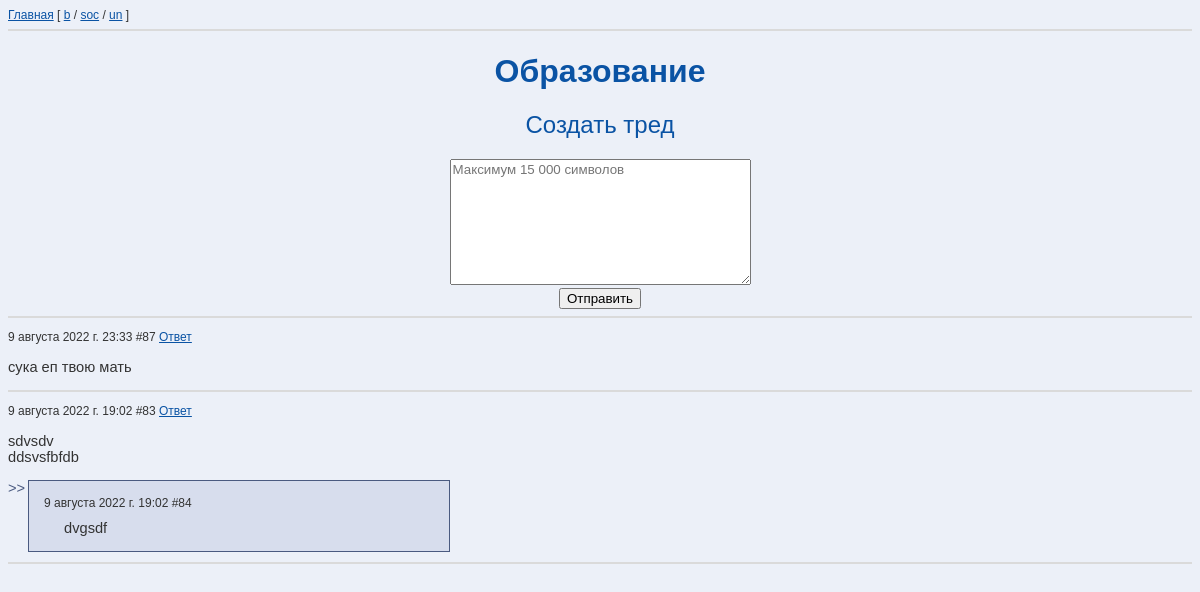
The page /un/ on the database its author committed.
### board/models.py (models this page shows, shortened)
class Post(models.Model):
    text = models.TextField(max_length=15000)
    title = models.CharField(max_length=200, blank=True)
    pub_date = models.DateTimeField(auto_now_add=now)
    board = models.CharField(max_length=5)
    parent = models.ForeignKey("self",
                               null=True,
                               on_delete=models.CASCADE,
                               related_name='comments',
                               )  # Able to assign only while creating
    reply_to = models.ForeignKey("self",
                                 null=True,
                                 on_delete=models.SET_NULL,
                                 related_name='replies',
                                 )  # Able to assign only while creating

### board/views.py (the view)
# urls.py: path('', views.get_board_view, name='index'),
def get_board_view(request, brd):
    if brd not in BOARDS.keys():
        return HttpResponseNotFound('<h1>Page not found</h1>')
    posts = reversed(Post.objects.filter(board=brd, parent=None))
    if request.method == 'POST':
        form = PostForm(request.POST)
        if form.is_valid():
            new_post = form.save(commit=False)
            new_post.board = brd
            new_post.save()
            return HttpResponseRedirect(f'/{brd}/')
    else:
        form = PostForm()
    return render(request, 'board/index.html', {
        'form': form,
        'posts': posts,
        'brd': brd,
        'board_name': BOARDS[brd],
        'title': f'/{brd}/ – {BOARDS[brd]}',
})

### board/models.py
class PostForm(ModelForm):
    class Meta:
        model = Post
        fields = ['text']

### board/templates/board/index.html (shortened to what this page needs)
{% extends 'board/base.html' %}
{% block content %}
<div class="home">
    <h1>{{ board_name }}</h1>
    <h2>Создать тред</h2>
    <form action="/{{ brd }}/" method="post" >
        <label>
            <textarea type="text" name="text" rows="8" cols="35" placeholder="Максимум 15 000 символов"></textarea>
        </label> <br>
        <input type="submit" value="Отправить">
    </form>
</div>
    <hr>
{% for post in posts %}
    <div class="post">
    <p class="date">
    {{ post.pub_date }} #{{ post.pk }} <a href="/{{ brd }}/thread/{{ post.pk }}">Ответ</a>
    </p><p style="white-space: pre-line">{{ post.text }}</p>
    </div>
    {% for comment in post.comments.all %}
        {% if forloop.counter <= 3 %}
        <div class="fuck">
        <div class="quote">>></div>
        <div class="comment_container">
        <div class="comment"> <div class="date">
        {{ comment.pub_date }} #{{ comment.pk }}
        </div>
            <div class="text" style="white-space: pre-line">{{ comment.text }} </div></div>
        </div>
        </div>
        {% endif %}
    {% endfor %}
    <hr>
{% endfor %}
{% endblock %}

### board/static/board/css/styles.css (style rules this page uses)
body { font-family: Arial, Verdana, sans-serif; font-size: 11pt; background-color: #ECF0F8; color: #333; }
hr { border: 0.5px solid #DADADA; }
.home { text-align: center }
h1 { color: #0a53a4; font-size: 24pt; font-family: Arial, Times, serif; font-weight: bold; }
h2 { color: #0a53a4; font-size: 18pt; font-family: Arial, Times, serif; font-weight: normal; }
a { color: #0a53a4; }
.date { font-size: 12px; }
.fuck { overflow: hidden; }
.comment_container { border: 0.5px solid #4A5A80; margin-left: 20px; width: fit-content; max-width: 80%; min-width: 420px; background: #D7DDED; margin-bottom: 3px; overflow: hidden; }
.quote { float: left; color: #4A5A80; }
.comment { width: -moz-fit-content; width: fit-content; padding: 15px; word-break: break-all; }
.text { margin-left: 20px; margin-right: 20px; margin-top: 10px; }
.post { word-break: break-all; width: fit-content; max-width: 80%; min-width: 420px; margin-bottom: 15px; }
textarea { font-family: inherit; font-size: 10pt }

### rows shown on the page
Post: pub_date "9 августа 2022 г. 23:33", pk "87", text "сука еп твою мать"
Post: pub_date "9 августа 2022 г. 19:02", pk "83", text "sdvsdv ddsvsfbfdb"
Post: pub_date "9 августа 2022 г. 19:02", pk "84", text "dvgsdf"

### other values the page prints
{{ board_name }} "Образование"
